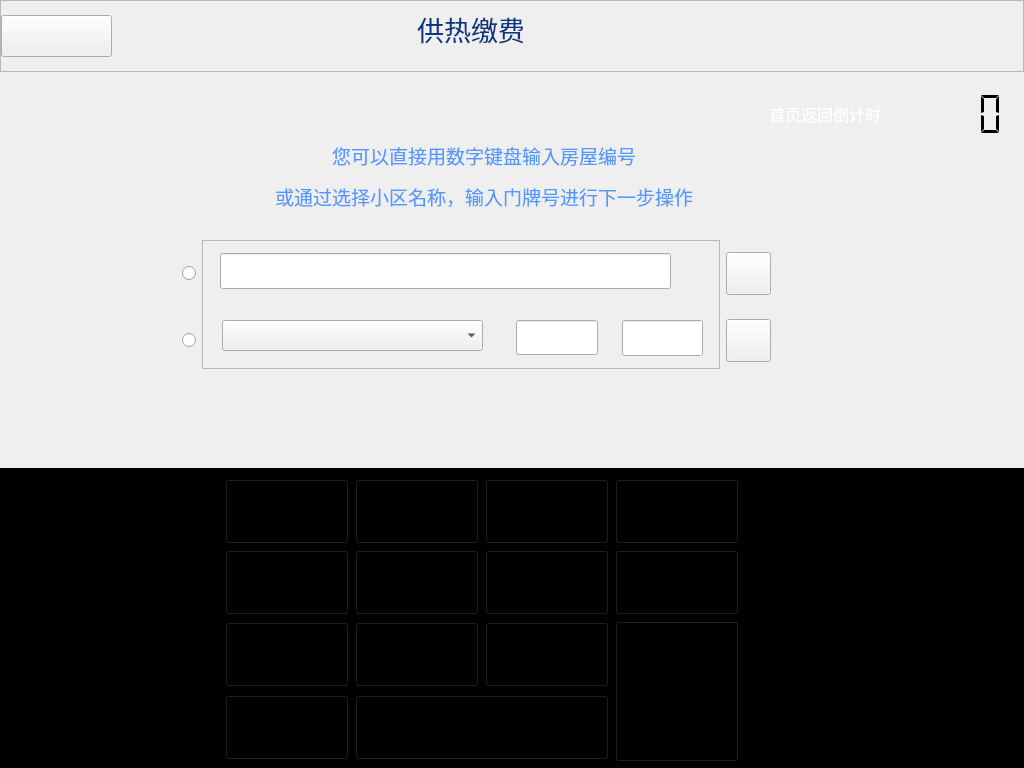
<?xml version="1.0" encoding="UTF-8"?>
<ui version="4.0">
 <class>Readnum</class>
 <widget class="QWidget" name="Readnum">
  <property name="geometry">
   <rect>
    <x>0</x>
    <y>0</y>
    <width>1024</width>
    <height>768</height>
   </rect>
  </property>
  <property name="sizePolicy">
   <sizepolicy hsizetype="Fixed" vsizetype="Fixed">
    <horstretch>0</horstretch>
    <verstretch>0</verstretch>
   </sizepolicy>
  </property>
  <property name="font">
   <font>
    <family>Microsoft YaHei UI Light</family>
   </font>
  </property>
  <property name="windowTitle">
   <string>Form</string>
  </property>
  <property name="styleSheet">
   <string notr="true"/>
  </property>
  <widget class="QFrame" name="frame_3">
   <property name="geometry">
    <rect>
     <x>0</x>
     <y>468</y>
     <width>1024</width>
     <height>300</height>
    </rect>
   </property>
   <property name="sizePolicy">
    <sizepolicy hsizetype="Fixed" vsizetype="Fixed">
     <horstretch>0</horstretch>
     <verstretch>0</verstretch>
    </sizepolicy>
   </property>
   <property name="minimumSize">
    <size>
     <width>1024</width>
     <height>0</height>
    </size>
   </property>
   <property name="maximumSize">
    <size>
     <width>16777215</width>
     <height>320</height>
    </size>
   </property>
   <property name="styleSheet">
    <string notr="true">background-color: rgb(0, 0, 0);</string>
   </property>
   <property name="frameShape">
    <enum>QFrame::NoFrame</enum>
   </property>
   <property name="frameShadow">
    <enum>QFrame::Raised</enum>
   </property>
   <property name="lineWidth">
    <number>5</number>
   </property>
   <property name="midLineWidth">
    <number>1</number>
   </property>
   <layout class="QGridLayout" name="gridLayout_4">
    <property name="leftMargin">
     <number>0</number>
    </property>
    <property name="bottomMargin">
     <number>4</number>
    </property>
    <item row="0" column="0">
     <layout class="QHBoxLayout" name="horizontalLayout_3">
      <property name="leftMargin">
       <number>100</number>
      </property>
      <item>
       <spacer name="horizontalSpacer_5">
        <property name="orientation">
         <enum>Qt::Horizontal</enum>
        </property>
        <property name="sizeType">
         <enum>QSizePolicy::Fixed</enum>
        </property>
        <property name="sizeHint" stdset="0">
         <size>
          <width>125</width>
          <height>20</height>
         </size>
        </property>
       </spacer>
      </item>
      <item>
       <layout class="QGridLayout" name="gridLayout_2">
        <property name="rightMargin">
         <number>55</number>
        </property>
        <item row="1" column="2">
         <widget class="QPushButton" name="pushButton_25">
          <property name="sizePolicy">
           <sizepolicy hsizetype="Fixed" vsizetype="Fixed">
            <horstretch>0</horstretch>
            <verstretch>0</verstretch>
           </sizepolicy>
          </property>
          <property name="minimumSize">
           <size>
            <width>124</width>
            <height>65</height>
           </size>
          </property>
          <property name="maximumSize">
           <size>
            <width>124</width>
            <height>65</height>
           </size>
          </property>
          <property name="focusPolicy">
           <enum>Qt::NoFocus</enum>
          </property>
          <property name="styleSheet">
           <string notr="true">border-image: url(:/keyboard/数字键/切图用_17.png);</string>
          </property>
          <property name="text">
           <string/>
          </property>
         </widget>
        </item>
        <item row="0" column="3">
         <widget class="QPushButton" name="pushButton_BackSapce_3">
          <property name="sizePolicy">
           <sizepolicy hsizetype="Fixed" vsizetype="Fixed">
            <horstretch>0</horstretch>
            <verstretch>0</verstretch>
           </sizepolicy>
          </property>
          <property name="minimumSize">
           <size>
            <width>124</width>
            <height>65</height>
           </size>
          </property>
          <property name="maximumSize">
           <size>
            <width>124</width>
            <height>65</height>
           </size>
          </property>
          <property name="focusPolicy">
           <enum>Qt::NoFocus</enum>
          </property>
          <property name="styleSheet">
           <string notr="true">border-image: url(:/keyboard/数字键/切图用_09.png);</string>
          </property>
          <property name="text">
           <string/>
          </property>
         </widget>
        </item>
        <item row="1" column="1">
         <widget class="QPushButton" name="pushButton_29">
          <property name="sizePolicy">
           <sizepolicy hsizetype="Fixed" vsizetype="Fixed">
            <horstretch>0</horstretch>
            <verstretch>0</verstretch>
           </sizepolicy>
          </property>
          <property name="minimumSize">
           <size>
            <width>124</width>
            <height>65</height>
           </size>
          </property>
          <property name="maximumSize">
           <size>
            <width>124</width>
            <height>65</height>
           </size>
          </property>
          <property name="font">
           <font>
            <pointsize>9</pointsize>
            <weight>50</weight>
            <bold>false</bold>
           </font>
          </property>
          <property name="focusPolicy">
           <enum>Qt::NoFocus</enum>
          </property>
          <property name="styleSheet">
           <string notr="true">border-image: url(:/keyboard/数字键/切图用_16.png);</string>
          </property>
          <property name="text">
           <string/>
          </property>
         </widget>
        </item>
        <item row="1" column="0">
         <widget class="QPushButton" name="pushButton_21">
          <property name="sizePolicy">
           <sizepolicy hsizetype="Fixed" vsizetype="Fixed">
            <horstretch>0</horstretch>
            <verstretch>0</verstretch>
           </sizepolicy>
          </property>
          <property name="minimumSize">
           <size>
            <width>124</width>
            <height>65</height>
           </size>
          </property>
          <property name="maximumSize">
           <size>
            <width>124</width>
            <height>65</height>
           </size>
          </property>
          <property name="font">
           <font>
            <pointsize>9</pointsize>
            <weight>50</weight>
            <bold>false</bold>
           </font>
          </property>
          <property name="focusPolicy">
           <enum>Qt::NoFocus</enum>
          </property>
          <property name="styleSheet">
           <string notr="true">border-image: url(:/keyboard/数字键/切图用_15.png);</string>
          </property>
          <property name="text">
           <string/>
          </property>
         </widget>
        </item>
        <item row="2" column="1">
         <widget class="QPushButton" name="pushButton_23">
          <property name="sizePolicy">
           <sizepolicy hsizetype="Fixed" vsizetype="Fixed">
            <horstretch>0</horstretch>
            <verstretch>0</verstretch>
           </sizepolicy>
          </property>
          <property name="minimumSize">
           <size>
            <width>124</width>
            <height>65</height>
           </size>
          </property>
          <property name="maximumSize">
           <size>
            <width>124</width>
            <height>65</height>
           </size>
          </property>
          <property name="font">
           <font>
            <pointsize>9</pointsize>
            <weight>50</weight>
            <bold>false</bold>
           </font>
          </property>
          <property name="focusPolicy">
           <enum>Qt::NoFocus</enum>
          </property>
          <property name="styleSheet">
           <string notr="true">border-image: url(:/keyboard/数字键/切图用_24.png);</string>
          </property>
          <property name="text">
           <string/>
          </property>
         </widget>
        </item>
        <item row="0" column="0">
         <widget class="QPushButton" name="pushButton_26">
          <property name="sizePolicy">
           <sizepolicy hsizetype="Fixed" vsizetype="Fixed">
            <horstretch>0</horstretch>
            <verstretch>0</verstretch>
           </sizepolicy>
          </property>
          <property name="minimumSize">
           <size>
            <width>124</width>
            <height>65</height>
           </size>
          </property>
          <property name="maximumSize">
           <size>
            <width>124</width>
            <height>65</height>
           </size>
          </property>
          <property name="focusPolicy">
           <enum>Qt::NoFocus</enum>
          </property>
          <property name="styleSheet">
           <string notr="true">border-image: url(:/keyboard/数字键/切图用_03.png);</string>
          </property>
          <property name="text">
           <string/>
          </property>
         </widget>
        </item>
        <item row="2" column="0">
         <widget class="QPushButton" name="pushButton_22">
          <property name="enabled">
           <bool>true</bool>
          </property>
          <property name="sizePolicy">
           <sizepolicy hsizetype="Fixed" vsizetype="Fixed">
            <horstretch>0</horstretch>
            <verstretch>0</verstretch>
           </sizepolicy>
          </property>
          <property name="minimumSize">
           <size>
            <width>124</width>
            <height>65</height>
           </size>
          </property>
          <property name="maximumSize">
           <size>
            <width>124</width>
            <height>65</height>
           </size>
          </property>
          <property name="font">
           <font>
            <pointsize>9</pointsize>
            <weight>50</weight>
            <bold>false</bold>
           </font>
          </property>
          <property name="focusPolicy">
           <enum>Qt::NoFocus</enum>
          </property>
          <property name="styleSheet">
           <string notr="true">border-image: url(:/keyboard/数字键/切图用_23.png);</string>
          </property>
          <property name="text">
           <string/>
          </property>
         </widget>
        </item>
        <item row="2" column="3" rowspan="2">
         <widget class="QPushButton" name="pushButton_3">
          <property name="sizePolicy">
           <sizepolicy hsizetype="Fixed" vsizetype="Fixed">
            <horstretch>0</horstretch>
            <verstretch>0</verstretch>
           </sizepolicy>
          </property>
          <property name="minimumSize">
           <size>
            <width>124</width>
            <height>141</height>
           </size>
          </property>
          <property name="maximumSize">
           <size>
            <width>124</width>
            <height>141</height>
           </size>
          </property>
          <property name="focusPolicy">
           <enum>Qt::NoFocus</enum>
          </property>
          <property name="styleSheet">
           <string notr="true">border-image: url(:/keyboard/数字键/切图用_27确定.png);</string>
          </property>
          <property name="text">
           <string/>
          </property>
         </widget>
        </item>
        <item row="1" column="3">
         <widget class="QPushButton" name="pushButton_Reset_3">
          <property name="sizePolicy">
           <sizepolicy hsizetype="Fixed" vsizetype="Fixed">
            <horstretch>0</horstretch>
            <verstretch>0</verstretch>
           </sizepolicy>
          </property>
          <property name="minimumSize">
           <size>
            <width>124</width>
            <height>65</height>
           </size>
          </property>
          <property name="maximumSize">
           <size>
            <width>124</width>
            <height>65</height>
           </size>
          </property>
          <property name="focusPolicy">
           <enum>Qt::NoFocus</enum>
          </property>
          <property name="styleSheet">
           <string notr="true">border-image: url(:/keyboard/数字键/切图用_18.png);</string>
          </property>
          <property name="text">
           <string/>
          </property>
         </widget>
        </item>
        <item row="3" column="0">
         <widget class="QPushButton" name="pushButton_28">
          <property name="sizePolicy">
           <sizepolicy hsizetype="Fixed" vsizetype="Fixed">
            <horstretch>0</horstretch>
            <verstretch>0</verstretch>
           </sizepolicy>
          </property>
          <property name="minimumSize">
           <size>
            <width>124</width>
            <height>65</height>
           </size>
          </property>
          <property name="maximumSize">
           <size>
            <width>124</width>
            <height>65</height>
           </size>
          </property>
          <property name="focusPolicy">
           <enum>Qt::NoFocus</enum>
          </property>
          <property name="styleSheet">
           <string notr="true">border-image: url(:/keyboard/数字键/切图用_32.png);</string>
          </property>
          <property name="text">
           <string/>
          </property>
         </widget>
        </item>
        <item row="2" column="2">
         <widget class="QPushButton" name="pushButton_20">
          <property name="sizePolicy">
           <sizepolicy hsizetype="Fixed" vsizetype="Fixed">
            <horstretch>0</horstretch>
            <verstretch>0</verstretch>
           </sizepolicy>
          </property>
          <property name="minimumSize">
           <size>
            <width>124</width>
            <height>65</height>
           </size>
          </property>
          <property name="maximumSize">
           <size>
            <width>124</width>
            <height>65</height>
           </size>
          </property>
          <property name="font">
           <font>
            <pointsize>9</pointsize>
            <weight>50</weight>
            <bold>false</bold>
           </font>
          </property>
          <property name="focusPolicy">
           <enum>Qt::NoFocus</enum>
          </property>
          <property name="styleSheet">
           <string notr="true">border-image: url(:/keyboard/数字键/切图用_25.png);</string>
          </property>
          <property name="text">
           <string/>
          </property>
         </widget>
        </item>
        <item row="0" column="1">
         <widget class="QPushButton" name="pushButton_24">
          <property name="sizePolicy">
           <sizepolicy hsizetype="Fixed" vsizetype="Fixed">
            <horstretch>0</horstretch>
            <verstretch>0</verstretch>
           </sizepolicy>
          </property>
          <property name="minimumSize">
           <size>
            <width>124</width>
            <height>65</height>
           </size>
          </property>
          <property name="maximumSize">
           <size>
            <width>124</width>
            <height>65</height>
           </size>
          </property>
          <property name="focusPolicy">
           <enum>Qt::NoFocus</enum>
          </property>
          <property name="styleSheet">
           <string notr="true">border-image: url(:/keyboard/数字键/切图用_05.png);</string>
          </property>
          <property name="text">
           <string/>
          </property>
         </widget>
        </item>
        <item row="3" column="1" colspan="2">
         <widget class="QPushButton" name="pushButton_2">
          <property name="sizePolicy">
           <sizepolicy hsizetype="Fixed" vsizetype="Fixed">
            <horstretch>0</horstretch>
            <verstretch>0</verstretch>
           </sizepolicy>
          </property>
          <property name="minimumSize">
           <size>
            <width>254</width>
            <height>65</height>
           </size>
          </property>
          <property name="maximumSize">
           <size>
            <width>249</width>
            <height>65</height>
           </size>
          </property>
          <property name="focusPolicy">
           <enum>Qt::NoFocus</enum>
          </property>
          <property name="styleSheet">
           <string notr="true">border-image: url(:/keyboard/数字键/切图用_34.png);</string>
          </property>
          <property name="text">
           <string/>
          </property>
         </widget>
        </item>
        <item row="0" column="2">
         <widget class="QPushButton" name="pushButton_27">
          <property name="sizePolicy">
           <sizepolicy hsizetype="Fixed" vsizetype="Fixed">
            <horstretch>0</horstretch>
            <verstretch>0</verstretch>
           </sizepolicy>
          </property>
          <property name="minimumSize">
           <size>
            <width>124</width>
            <height>65</height>
           </size>
          </property>
          <property name="maximumSize">
           <size>
            <width>100</width>
            <height>16777215</height>
           </size>
          </property>
          <property name="focusPolicy">
           <enum>Qt::NoFocus</enum>
          </property>
          <property name="styleSheet">
           <string notr="true">border-image: url(:/keyboard/数字键/切图用_07.png);</string>
          </property>
          <property name="text">
           <string/>
          </property>
         </widget>
        </item>
       </layout>
      </item>
      <item>
       <spacer name="horizontalSpacer_6">
        <property name="orientation">
         <enum>Qt::Horizontal</enum>
        </property>
        <property name="sizeHint" stdset="0">
         <size>
          <width>40</width>
          <height>20</height>
         </size>
        </property>
       </spacer>
      </item>
     </layout>
    </item>
   </layout>
  </widget>
  <widget class="QFrame" name="frame">
   <property name="geometry">
    <rect>
     <x>0</x>
     <y>0</y>
     <width>1024</width>
     <height>72</height>
    </rect>
   </property>
   <property name="sizePolicy">
    <sizepolicy hsizetype="Fixed" vsizetype="Fixed">
     <horstretch>0</horstretch>
     <verstretch>0</verstretch>
    </sizepolicy>
   </property>
   <property name="minimumSize">
    <size>
     <width>1024</width>
     <height>0</height>
    </size>
   </property>
   <property name="styleSheet">
    <string notr="true">alternate-background-color: rgb(255, 255, 255);</string>
   </property>
   <property name="frameShape">
    <enum>QFrame::StyledPanel</enum>
   </property>
   <property name="frameShadow">
    <enum>QFrame::Raised</enum>
   </property>
   <layout class="QHBoxLayout" name="horizontalLayout">
    <property name="spacing">
     <number>0</number>
    </property>
    <property name="leftMargin">
     <number>0</number>
    </property>
    <property name="topMargin">
     <number>0</number>
    </property>
    <property name="rightMargin">
     <number>0</number>
    </property>
    <property name="bottomMargin">
     <number>0</number>
    </property>
    <item>
     <widget class="QPushButton" name="pushButton">
      <property name="sizePolicy">
       <sizepolicy hsizetype="Fixed" vsizetype="Fixed">
        <horstretch>0</horstretch>
        <verstretch>0</verstretch>
       </sizepolicy>
      </property>
      <property name="minimumSize">
       <size>
        <width>111</width>
        <height>42</height>
       </size>
      </property>
      <property name="maximumSize">
       <size>
        <width>50</width>
        <height>42</height>
       </size>
      </property>
      <property name="styleSheet">
       <string notr="true">border-image: url(:/image/picture/qietu/07.png);</string>
      </property>
      <property name="text">
       <string/>
      </property>
     </widget>
    </item>
    <item>
     <widget class="QLabel" name="label_2">
      <property name="font">
       <font>
        <family>Microsoft YaHei UI</family>
       </font>
      </property>
      <property name="styleSheet">
       <string notr="true"/>
      </property>
      <property name="text">
       <string>&lt;html&gt;&lt;head/&gt;&lt;body&gt;&lt;p align=&quot;center&quot;&gt;&lt;span style=&quot; font-size:20pt; color:#0e357f;&quot;&gt;供热缴费&lt;/span&gt;&lt;span style=&quot; font-size:20pt; color:#55ff7f;&quot;&gt;&lt;br/&gt;&lt;/span&gt;&lt;/p&gt;&lt;/body&gt;&lt;/html&gt;</string>
      </property>
     </widget>
    </item>
    <item>
     <spacer name="horizontalSpacer">
      <property name="orientation">
       <enum>Qt::Horizontal</enum>
      </property>
      <property name="sizeType">
       <enum>QSizePolicy::Fixed</enum>
      </property>
      <property name="sizeHint" stdset="0">
       <size>
        <width>48</width>
        <height>20</height>
       </size>
      </property>
     </spacer>
    </item>
    <item>
     <widget class="QLabel" name="label_3">
      <property name="sizePolicy">
       <sizepolicy hsizetype="Fixed" vsizetype="Fixed">
        <horstretch>0</horstretch>
        <verstretch>0</verstretch>
       </sizepolicy>
      </property>
      <property name="minimumSize">
       <size>
        <width>145</width>
        <height>43</height>
       </size>
      </property>
      <property name="maximumSize">
       <size>
        <width>145</width>
        <height>43</height>
       </size>
      </property>
      <property name="styleSheet">
       <string notr="true">border-image: url(:/image/picture/qietu/3295598.png);</string>
      </property>
      <property name="text">
       <string/>
      </property>
     </widget>
    </item>
   </layout>
  </widget>
  <widget class="QWidget" name="layoutWidget">
   <property name="geometry">
    <rect>
     <x>130</x>
     <y>240</y>
     <width>682</width>
     <height>180</height>
    </rect>
   </property>
   <layout class="QGridLayout" name="gridLayout">
    <property name="leftMargin">
     <number>11</number>
    </property>
    <item row="1" column="3">
     <widget class="QPushButton" name="pushButton_Ok_4">
      <property name="sizePolicy">
       <sizepolicy hsizetype="Fixed" vsizetype="Fixed">
        <horstretch>0</horstretch>
        <verstretch>0</verstretch>
       </sizepolicy>
      </property>
      <property name="minimumSize">
       <size>
        <width>45</width>
        <height>43</height>
       </size>
      </property>
      <property name="maximumSize">
       <size>
        <width>45</width>
        <height>43</height>
       </size>
      </property>
      <property name="font">
       <font>
        <family>微软雅黑</family>
        <pointsize>11</pointsize>
       </font>
      </property>
      <property name="focusPolicy">
       <enum>Qt::NoFocus</enum>
      </property>
      <property name="styleSheet">
       <string notr="true"/>
      </property>
      <property name="text">
       <string/>
      </property>
     </widget>
    </item>
    <item row="0" column="4">
     <spacer name="horizontalSpacer_2">
      <property name="orientation">
       <enum>Qt::Horizontal</enum>
      </property>
      <property name="sizeHint" stdset="0">
       <size>
        <width>40</width>
        <height>20</height>
       </size>
      </property>
     </spacer>
    </item>
    <item row="1" column="4">
     <spacer name="horizontalSpacer_3">
      <property name="orientation">
       <enum>Qt::Horizontal</enum>
      </property>
      <property name="sizeHint" stdset="0">
       <size>
        <width>40</width>
        <height>20</height>
       </size>
      </property>
     </spacer>
    </item>
    <item row="0" column="3">
     <widget class="QPushButton" name="pushButton_Ok_3">
      <property name="sizePolicy">
       <sizepolicy hsizetype="Fixed" vsizetype="Fixed">
        <horstretch>0</horstretch>
        <verstretch>0</verstretch>
       </sizepolicy>
      </property>
      <property name="minimumSize">
       <size>
        <width>45</width>
        <height>43</height>
       </size>
      </property>
      <property name="maximumSize">
       <size>
        <width>45</width>
        <height>43</height>
       </size>
      </property>
      <property name="font">
       <font>
        <family>微软雅黑</family>
        <pointsize>11</pointsize>
       </font>
      </property>
      <property name="focusPolicy">
       <enum>Qt::NoFocus</enum>
      </property>
      <property name="styleSheet">
       <string notr="true"/>
      </property>
      <property name="text">
       <string/>
      </property>
     </widget>
    </item>
    <item row="0" column="0">
     <spacer name="horizontalSpacer_4">
      <property name="orientation">
       <enum>Qt::Horizontal</enum>
      </property>
      <property name="sizeHint" stdset="0">
       <size>
        <width>40</width>
        <height>20</height>
       </size>
      </property>
     </spacer>
    </item>
    <item row="0" column="2" rowspan="2">
     <widget class="QFrame" name="frame_2">
      <property name="sizePolicy">
       <sizepolicy hsizetype="Fixed" vsizetype="Fixed">
        <horstretch>0</horstretch>
        <verstretch>0</verstretch>
       </sizepolicy>
      </property>
      <property name="minimumSize">
       <size>
        <width>518</width>
        <height>129</height>
       </size>
      </property>
      <property name="maximumSize">
       <size>
        <width>518</width>
        <height>129</height>
       </size>
      </property>
      <property name="styleSheet">
       <string notr="true"/>
      </property>
      <property name="frameShape">
       <enum>QFrame::StyledPanel</enum>
      </property>
      <property name="frameShadow">
       <enum>QFrame::Raised</enum>
      </property>
      <widget class="QComboBox" name="comboBox">
       <property name="geometry">
        <rect>
         <x>20</x>
         <y>80</y>
         <width>261</width>
         <height>31</height>
        </rect>
       </property>
       <property name="sizePolicy">
        <sizepolicy hsizetype="Fixed" vsizetype="Fixed">
         <horstretch>0</horstretch>
         <verstretch>0</verstretch>
        </sizepolicy>
       </property>
       <property name="focusPolicy">
        <enum>Qt::NoFocus</enum>
       </property>
       <property name="contextMenuPolicy">
        <enum>Qt::NoContextMenu</enum>
       </property>
      </widget>
      <widget class="QLineEdit" name="lineEdit">
       <property name="geometry">
        <rect>
         <x>314</x>
         <y>80</y>
         <width>82</width>
         <height>35</height>
        </rect>
       </property>
       <property name="font">
        <font>
         <family>Arial</family>
         <pointsize>13</pointsize>
        </font>
       </property>
       <property name="focusPolicy">
        <enum>Qt::StrongFocus</enum>
       </property>
      </widget>
      <widget class="QLineEdit" name="lineEdit_2">
       <property name="geometry">
        <rect>
         <x>420</x>
         <y>80</y>
         <width>81</width>
         <height>36</height>
        </rect>
       </property>
       <property name="font">
        <font>
         <family>Arial</family>
         <pointsize>13</pointsize>
        </font>
       </property>
       <property name="focusPolicy">
        <enum>Qt::StrongFocus</enum>
       </property>
      </widget>
      <widget class="QLineEdit" name="lineEdit_number">
       <property name="geometry">
        <rect>
         <x>18</x>
         <y>13</y>
         <width>451</width>
         <height>36</height>
        </rect>
       </property>
       <property name="maximumSize">
        <size>
         <width>666</width>
         <height>16777215</height>
        </size>
       </property>
       <property name="font">
        <font>
         <family>Arial</family>
         <pointsize>20</pointsize>
        </font>
       </property>
       <property name="focusPolicy">
        <enum>Qt::StrongFocus</enum>
       </property>
       <property name="text">
        <string/>
       </property>
      </widget>
     </widget>
    </item>
    <item row="2" column="3">
     <spacer name="verticalSpacer">
      <property name="orientation">
       <enum>Qt::Vertical</enum>
      </property>
      <property name="sizeHint" stdset="0">
       <size>
        <width>20</width>
        <height>40</height>
       </size>
      </property>
     </spacer>
    </item>
    <item row="1" column="1">
     <widget class="QRadioButton" name="radioButton">
      <property name="focusPolicy">
       <enum>Qt::NoFocus</enum>
      </property>
      <property name="text">
       <string/>
      </property>
     </widget>
    </item>
    <item row="0" column="1">
     <widget class="QRadioButton" name="radioButton_2">
      <property name="focusPolicy">
       <enum>Qt::NoFocus</enum>
      </property>
      <property name="contextMenuPolicy">
       <enum>Qt::DefaultContextMenu</enum>
      </property>
      <property name="acceptDrops">
       <bool>false</bool>
      </property>
      <property name="autoFillBackground">
       <bool>false</bool>
      </property>
      <property name="text">
       <string/>
      </property>
      <property name="iconSize">
       <size>
        <width>20</width>
        <height>20</height>
       </size>
      </property>
     </widget>
    </item>
   </layout>
  </widget>
  <widget class="QWidget" name="layoutWidget_2">
   <property name="geometry">
    <rect>
     <x>230</x>
     <y>90</y>
     <width>508</width>
     <height>131</height>
    </rect>
   </property>
   <layout class="QVBoxLayout" name="verticalLayout">
    <item>
     <layout class="QHBoxLayout" name="horizontalLayout_4">
      <item>
       <spacer name="horizontalSpacer_7">
        <property name="orientation">
         <enum>Qt::Horizontal</enum>
        </property>
        <property name="sizeType">
         <enum>QSizePolicy::Fixed</enum>
        </property>
        <property name="sizeHint" stdset="0">
         <size>
          <width>80</width>
          <height>20</height>
         </size>
        </property>
       </spacer>
      </item>
      <item>
       <widget class="QLabel" name="label_6">
        <property name="sizePolicy">
         <sizepolicy hsizetype="Fixed" vsizetype="Fixed">
          <horstretch>0</horstretch>
          <verstretch>0</verstretch>
         </sizepolicy>
        </property>
        <property name="minimumSize">
         <size>
          <width>173</width>
          <height>36</height>
         </size>
        </property>
        <property name="styleSheet">
         <string notr="true">border-image: url(:/image/picture/qietu/05.png);</string>
        </property>
        <property name="text">
         <string/>
        </property>
       </widget>
      </item>
      <item>
       <spacer name="horizontalSpacer_8">
        <property name="orientation">
         <enum>Qt::Horizontal</enum>
        </property>
        <property name="sizeType">
         <enum>QSizePolicy::Fixed</enum>
        </property>
        <property name="sizeHint" stdset="0">
         <size>
          <width>100</width>
          <height>20</height>
         </size>
        </property>
       </spacer>
      </item>
     </layout>
    </item>
    <item>
     <widget class="QLabel" name="label_7">
      <property name="font">
       <font>
        <family>微软雅黑</family>
        <pointsize>14</pointsize>
       </font>
      </property>
      <property name="text">
       <string>&lt;html&gt;&lt;head/&gt;&lt;body&gt;&lt;p align=&quot;center&quot;&gt;&lt;span style=&quot; color:#5398ff;&quot;&gt;您可以直接用数字键盘输入房屋编号&lt;/span&gt;&lt;/p&gt;&lt;p align=&quot;center&quot;&gt;&lt;span style=&quot; color:#5398ff;&quot;&gt;或通过选择小区名称，输入门牌号进行下一步操作&lt;/span&gt;&lt;/p&gt;&lt;/body&gt;&lt;/html&gt;</string>
      </property>
     </widget>
    </item>
   </layout>
  </widget>
  <widget class="QFrame" name="frame_lcd">
   <property name="geometry">
    <rect>
     <x>760</x>
     <y>70</y>
     <width>256</width>
     <height>88</height>
    </rect>
   </property>
   <layout class="QHBoxLayout" name="horizontalLayout_2">
    <item>
     <widget class="QLabel" name="label">
      <property name="font">
       <font>
        <family>微软雅黑</family>
        <pointsize>12</pointsize>
       </font>
      </property>
      <property name="text">
       <string>&lt;html&gt;&lt;head/&gt;&lt;body&gt;&lt;p&gt;&lt;span style=&quot; color:#ffffff;&quot;&gt;首页返回倒计时&lt;/span&gt;&lt;/p&gt;&lt;/body&gt;&lt;/html&gt;</string>
      </property>
     </widget>
    </item>
    <item>
     <widget class="QLCDNumber" name="lcdNumber">
      <property name="minimumSize">
       <size>
        <width>120</width>
        <height>70</height>
       </size>
      </property>
      <property name="maximumSize">
       <size>
        <width>120</width>
        <height>70</height>
       </size>
      </property>
      <property name="font">
       <font>
        <family>Arial</family>
        <pointsize>40</pointsize>
        <weight>75</weight>
        <italic>true</italic>
        <bold>true</bold>
       </font>
      </property>
      <property name="frameShape">
       <enum>QFrame::NoFrame</enum>
      </property>
      <property name="segmentStyle">
       <enum>QLCDNumber::Flat</enum>
      </property>
     </widget>
    </item>
   </layout>
  </widget>
 </widget>
 <resources/>
 <connections/>
</ui>
